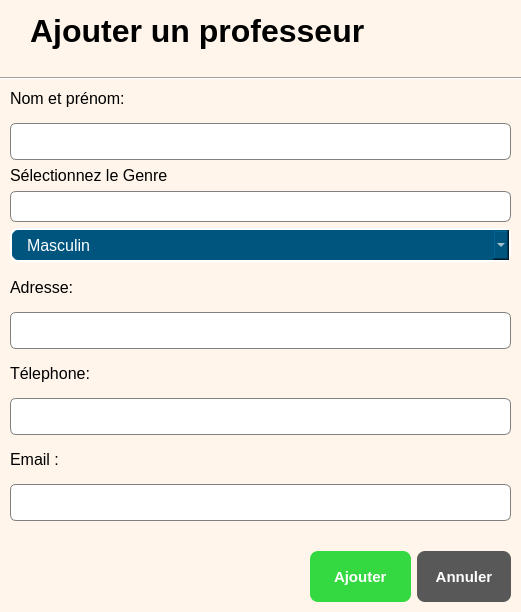
<?xml version="1.0" encoding="UTF-8"?>
<ui version="4.0">
 <class>StudentsDialog</class>
 <widget class="QDialog" name="StudentsDialog">
  <property name="geometry">
   <rect>
    <x>0</x>
    <y>0</y>
    <width>521</width>
    <height>612</height>
   </rect>
  </property>
  <property name="minimumSize">
   <size>
    <width>81</width>
    <height>51</height>
   </size>
  </property>
  <property name="maximumSize">
   <size>
    <width>521</width>
    <height>16777215</height>
   </size>
  </property>
  <property name="font">
   <font>
    <pointsize>12</pointsize>
   </font>
  </property>
  <property name="windowTitle">
   <string>Dialog</string>
  </property>
  <property name="styleSheet">
   <string notr="true">QDialog{

    
	background-color: rgb(255, 245, 234);
}
QLineEdit{ 
        
     border: 1px solid gray;
    border-radius:6px;
    padding-left:15px;
    height:35px;
}


QDateEdit{ 

    border: 1px solid gray;
    border-radius:6px;
    padding-left:15px;
    height:31px;
}


QComboBox{
     
     border: 2px solid white;
    border-radius: 8px;
    pandding :1px 18px 1px 3px;
    background-color:black;
     color: white;
 height: 30px;
 padding-left:15px;
font weight: bold ;
selection-background-color : #2980B9;
}</string>
  </property>
  <widget class="Line" name="line">
   <property name="geometry">
    <rect>
     <x>0</x>
     <y>70</y>
     <width>551</width>
     <height>16</height>
    </rect>
   </property>
   <property name="orientation">
    <enum>Qt::Horizontal</enum>
   </property>
  </widget>
  <widget class="QLabel" name="label">
   <property name="geometry">
    <rect>
     <x>30</x>
     <y>10</y>
     <width>351</width>
     <height>41</height>
    </rect>
   </property>
   <property name="font">
    <font>
     <family>Arial</family>
     <pointsize>24</pointsize>
     <bold>true</bold>
    </font>
   </property>
   <property name="text">
    <string>Ajouter un professeur</string>
   </property>
  </widget>
  <widget class="QLineEdit" name="lineEdit">
   <property name="geometry">
    <rect>
     <x>10</x>
     <y>120</y>
     <width>0</width>
     <height>31</height>
    </rect>
   </property>
  </widget>
  <widget class="QWidget" name="layoutWidget">
   <property name="geometry">
    <rect>
     <x>10</x>
     <y>80</y>
     <width>501</width>
     <height>441</height>
    </rect>
   </property>
   <layout class="QVBoxLayout" name="verticalLayout_8">
    <item>
     <layout class="QVBoxLayout" name="verticalLayout">
      <item>
       <widget class="QLabel" name="label_2">
        <property name="font">
         <font>
          <family>Arial</family>
          <pointsize>12</pointsize>
         </font>
        </property>
        <property name="text">
         <string>Nom et prénom:</string>
        </property>
       </widget>
      </item>
      <item>
       <widget class="QLineEdit" name="name_lineEdit_3">
        <property name="minimumSize">
         <size>
          <width>0</width>
          <height>31</height>
         </size>
        </property>
        <property name="maximumSize">
         <size>
          <width>521</width>
          <height>16777215</height>
         </size>
        </property>
       </widget>
      </item>
     </layout>
    </item>
    <item>
     <layout class="QHBoxLayout" name="horizontalLayout">
      <item>
       <layout class="QVBoxLayout" name="verticalLayout_7">
        <item>
         <widget class="QLabel" name="label_6">
          <property name="styleSheet">
           <string notr="true">font: 12pt &quot;Segoe UI&quot;;</string>
          </property>
          <property name="text">
           <string>Sélectionnez le Genre</string>
          </property>
         </widget>
        </item>
        <item>
         <widget class="QLineEdit" name="name_lineEdit_2">
          <property name="minimumSize">
           <size>
            <width>0</width>
            <height>31</height>
           </size>
          </property>
          <property name="maximumSize">
           <size>
            <width>521</width>
            <height>16777215</height>
           </size>
          </property>
         </widget>
        </item>
        <item>
         <widget class="QComboBox" name="gender_comboBox">
          <property name="font">
           <font>
            <pointsize>12</pointsize>
           </font>
          </property>
          <property name="styleSheet">
           <string notr="true">background-color: rgb(0, 85, 127);</string>
          </property>
          <item>
           <property name="text">
            <string>Masculin </string>
           </property>
          </item>
          <item>
           <property name="text">
            <string>Féminin</string>
           </property>
          </item>
         </widget>
        </item>
       </layout>
      </item>
      <item>
       <layout class="QVBoxLayout" name="verticalLayout_5"/>
      </item>
     </layout>
    </item>
    <item>
     <layout class="QVBoxLayout" name="verticalLayout_2">
      <item>
       <widget class="QLabel" name="label_3">
        <property name="font">
         <font>
          <family>Arial</family>
          <pointsize>12</pointsize>
         </font>
        </property>
        <property name="text">
         <string>Adresse:</string>
        </property>
       </widget>
      </item>
      <item>
       <widget class="QLineEdit" name="adrs_lineEdit_3">
        <property name="minimumSize">
         <size>
          <width>0</width>
          <height>31</height>
         </size>
        </property>
        <property name="maximumSize">
         <size>
          <width>521</width>
          <height>16777215</height>
         </size>
        </property>
       </widget>
      </item>
     </layout>
    </item>
    <item>
     <layout class="QVBoxLayout" name="verticalLayout_3">
      <item>
       <widget class="QLabel" name="label_4">
        <property name="font">
         <font>
          <family>Arial</family>
          <pointsize>12</pointsize>
         </font>
        </property>
        <property name="text">
         <string>Télephone:</string>
        </property>
       </widget>
      </item>
      <item>
       <widget class="QLineEdit" name="lineEdit_4">
        <property name="minimumSize">
         <size>
          <width>0</width>
          <height>31</height>
         </size>
        </property>
        <property name="maximumSize">
         <size>
          <width>521</width>
          <height>16777215</height>
         </size>
        </property>
       </widget>
      </item>
     </layout>
    </item>
    <item>
     <layout class="QVBoxLayout" name="verticalLayout_4">
      <item>
       <widget class="QLabel" name="label_5">
        <property name="font">
         <font>
          <family>Arial</family>
          <pointsize>12</pointsize>
         </font>
        </property>
        <property name="text">
         <string>Email : </string>
        </property>
       </widget>
      </item>
      <item>
       <widget class="QLineEdit" name="email_lineEdit_5">
        <property name="minimumSize">
         <size>
          <width>0</width>
          <height>31</height>
         </size>
        </property>
        <property name="maximumSize">
         <size>
          <width>521</width>
          <height>16777215</height>
         </size>
        </property>
       </widget>
      </item>
     </layout>
    </item>
   </layout>
  </widget>
  <widget class="QWidget" name="layoutWidget">
   <property name="geometry">
    <rect>
     <x>310</x>
     <y>550</y>
     <width>201</width>
     <height>53</height>
    </rect>
   </property>
   <layout class="QHBoxLayout" name="horizontalLayout_2">
    <item>
     <widget class="QPushButton" name="savestudents_btn">
      <property name="minimumSize">
       <size>
        <width>101</width>
        <height>51</height>
       </size>
      </property>
      <property name="styleSheet">
       <string notr="true">QPushButton{ 
       background-color:#34D841;
       color: white;
       border : none;
      border-radius: 8px;
       font-weight:bold;
      font-size:15px;
}</string>
      </property>
      <property name="text">
       <string> Ajouter </string>
      </property>
     </widget>
    </item>
    <item>
     <widget class="QPushButton" name="cancel_btn">
      <property name="minimumSize">
       <size>
        <width>81</width>
        <height>51</height>
       </size>
      </property>
      <property name="styleSheet">
       <string notr="true">QPushButton{ 
	font: 12pt &quot;Segoe UI&quot;;
       background-color:#585858;
       color: white;
       border : none;
      border-radius: 8px;
       font-weight:bold;
      font-size:15px;
}</string>
      </property>
      <property name="text">
       <string>Annuler</string>
      </property>
     </widget>
    </item>
   </layout>
  </widget>
 </widget>
 <resources/>
 <connections/>
</ui>
